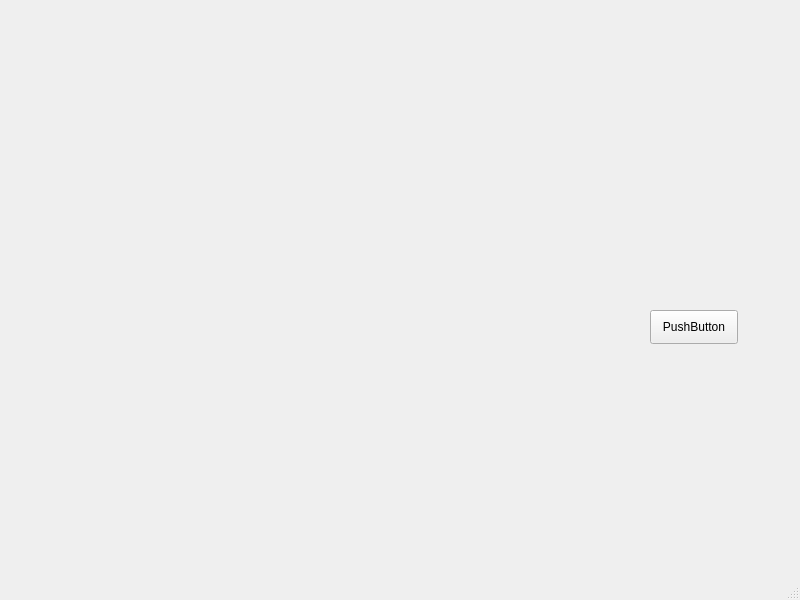
<?xml version="1.0" encoding="UTF-8"?>
<ui version="4.0">
 <class>MainWindow</class>
 <widget class="QMainWindow" name="MainWindow">
  <property name="geometry">
   <rect>
    <x>0</x>
    <y>0</y>
    <width>800</width>
    <height>600</height>
   </rect>
  </property>
  <property name="windowTitle">
   <string>MainWindow</string>
  </property>
  <widget class="QWidget" name="centralwidget">
   <widget class="QPushButton" name="pushButton">
    <property name="geometry">
     <rect>
      <x>650</x>
      <y>310</y>
      <width>88</width>
      <height>34</height>
     </rect>
    </property>
    <property name="text">
     <string>PushButton</string>
    </property>
   </widget>
  </widget>
  <widget class="QMenuBar" name="menubar">
   <property name="geometry">
    <rect>
     <x>0</x>
     <y>0</y>
     <width>800</width>
     <height>30</height>
    </rect>
   </property>
  </widget>
  <widget class="QStatusBar" name="statusbar"/>
 </widget>
 <resources/>
 <connections/>
</ui>
